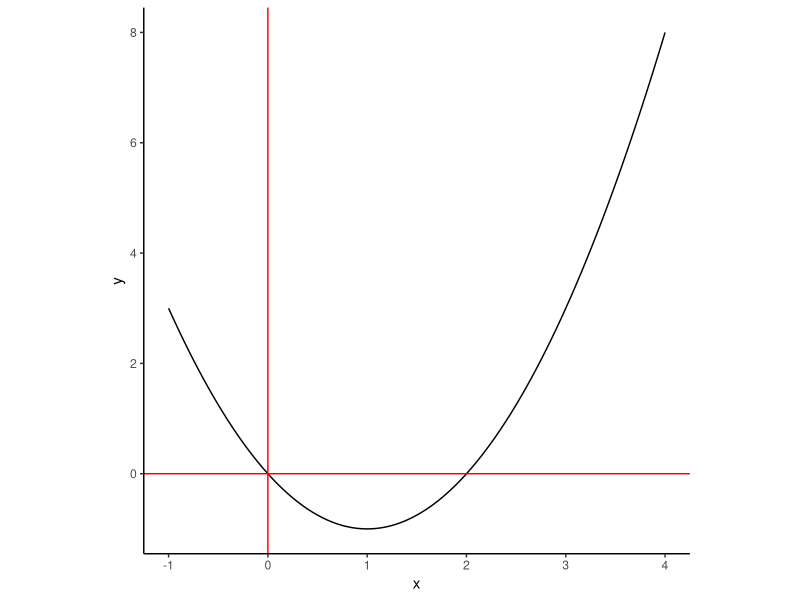

The R source for this figure:
## ---- chunk 1
knitr::opts_chunk$set(echo = TRUE)
library(tidyverse)
library(grid)
## ---- chunk 2
fct <- function(x) {
  y <- (x-1)^2 - 1
  return(y)
  }
ggplot(data.frame(x = 1), aes(x)) +
  stat_function(fun = fct) +
  xlim(c(-1, 4)) +
  geom_hline(yintercept = 0, color = "red") +
  geom_vline(xintercept = 0, color = "red") +
  theme_classic() +
  #theme(axis.title = element_blank(),
  #      axis.line = element_blank(),
  #      axis.text = element_blank(),
  #      axis.ticks = element_blank()) +
  theme(aspect.ratio = 1) 
